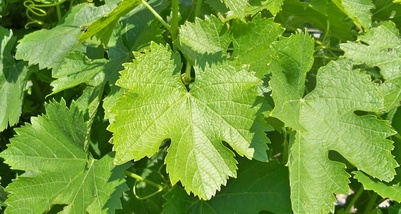
#> input picture data/raw/vignoble1.jpg, 401 x 214 px, shrunk from 770 x 410 before the run, found by its file name
$ python show_masks.py
#> lines starting #> are read from the running program, lines starting #| are printed output that depends on the picture; pictures that were not available may be replaced by others from this repository, and a replacement may not be noted
import cv2
import matplotlib.pyplot as plt

# Charger l'image et le masque combiné
image = cv2.imread("data/raw/vignoble1.jpg")
#> image is the input picture: shape (214, 401, 3); mean B, G, R 59.4, 155.9, 117.2
image = cv2.cvtColor(image, cv2.COLOR_BGR2RGB)
mask = cv2.imread("data/masks/vignoble1_mask.png", cv2.IMREAD_GRAYSCALE)
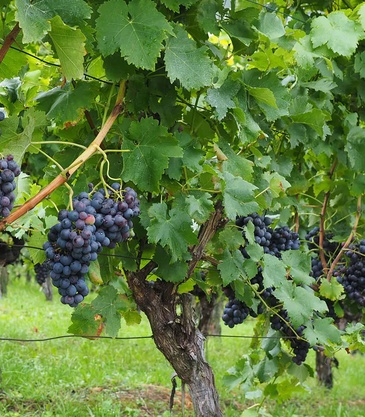
#> input picture data/raw/vignoble10.jpg, 365 x 417 px, shrunk from 700 x 800 before the run, given in place of vignoble1_mask.png, which was not available
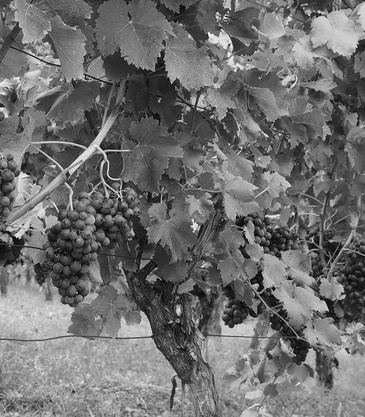
#> mask: shape (417, 365); min 0, max 255, mean 111

# Afficher l'image et le masque
plt.figure(figsize=(10, 5))
plt.subplot(1, 2, 1)
plt.imshow(image)
plt.title("Image originale")
plt.axis('off')

plt.subplot(1, 2, 2)
plt.imshow(mask, cmap='gray')
plt.title("Masque combiné")
plt.axis('off')

plt.show()
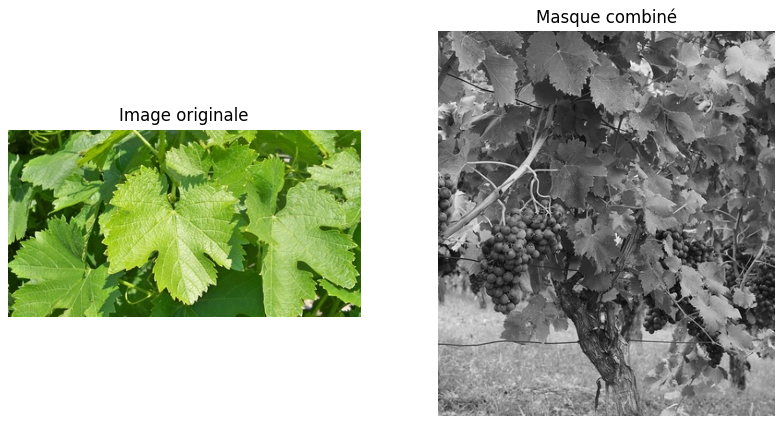
#> figure drawn by matplotlib, 2 panels
